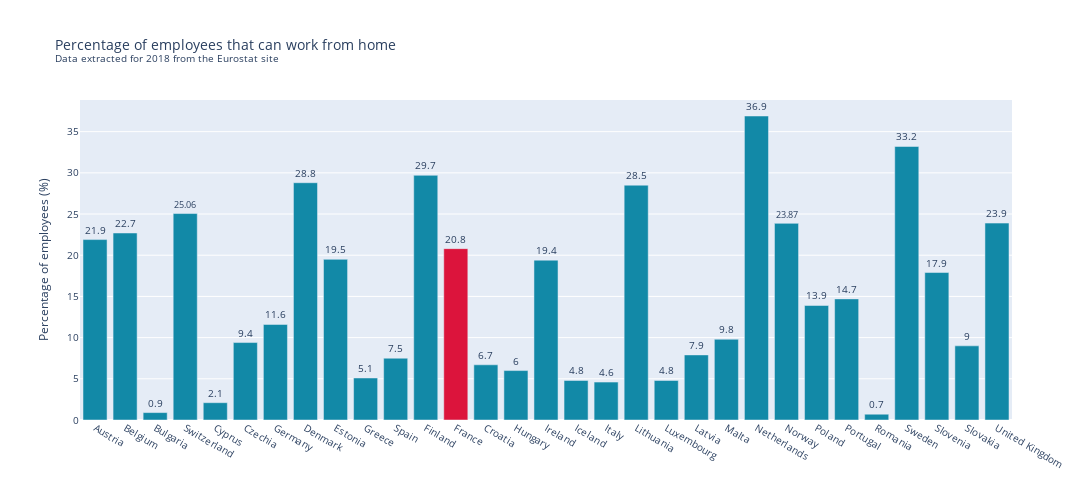

Notebook source saved alongside this figure:
### Code cell
plot_data_barplot(inputed_data, "WORKING_HOME", "Percentage of employees that can work from home<br><sup>Data extracted for 2018 from the Eurostat site</sup>", "France","Percentage of employees (%)", 'rgb(18, 137, 167)')

### Figure 1 — Plotly figure (JSON) as saved in the notebook; plotly's stock layout.template omitted (floating-point values rounded to 4 significant figures)
{"data": [{"marker": {"color": ["rgb(18, 137, 167)", "rgb(18, 137, 167)", "rgb(18, 137, 167)", "rgb(18, 137, 167)", "rgb(18, 137, 167)", "rgb(18, 137, 167)", "rgb(18, 137, 167)", "rgb(18, 137, 167)", "rgb(18, 137, 167)", "rgb(18, 137, 167)", "rgb(18, 137, 167)", "rgb(18, 137, 167)", "crimson", "rgb(18, 137, 167)", "rgb(18, 137, 167)", "rgb(18, 137, 167)", "rgb(18, 137, 167)", "rgb(18, 137, 167)", "rgb(18, 137, 167)", "rgb(18, 137, 167)", "rgb(18, 137, 167)", "rgb(18, 137, 167)", "rgb(18, 137, 167)", "rgb(18, 137, 167)", "rgb(18, 137, 167)", "rgb(18, 137, 167)", "rgb(18, 137, 167)", "rgb(18, 137, 167)", "rgb(18, 137, 167)", "rgb(18, 137, 167)", "rgb(18, 137, 167)"]}, "text": [21.9, 22.7, 0.9, 25.06, 2.1, 9.4, 11.6, 28.8, 19.5, 5.1, 7.5, 29.7, 20.8, 6.7, 6, 19.4, 4.8, 4.6, 28.5, 4.8, 7.9, 9.8, 36.9, 23.87, 13.9, 14.7, 0.7, 33.2, 17.9, 9, 23.9], "textposition": "outside", "type": "bar", "x": ["Austria", "Belgium", "Bulgaria", "Switzerland", "Cyprus", "Czechia", "Germany", "Denmark", "Estonia", "Greece", "Spain", "Finland", "France", "Croatia", "Hungary", "Ireland", "Iceland", "Italy", "Lithuania", "Luxembourg", "Latvia", "Malta", "Netherlands", "Norway", "Poland", "Portugal", "Romania", "Sweden", "Slovenia", "Slovakia", "United Kingdom"], "y": [21.9, 22.7, 0.9, 25.06, 2.1, 9.4, 11.6, 28.8, 19.5, 5.1, 7.5, 29.7, 20.8, 6.7, 6, 19.4, 4.8, 4.6, 28.5, 4.8, 7.9, 9.8, 36.9, 23.87, 13.9, 14.7, 0.7, 33.2, 17.9, 9, 23.9]}], "layout": {"autosize": false, "font": {"size": 10}, "height": 500, "title": {"text": "Percentage of employees that can work from home<br><sup>Data extracted for 2018 from the Eurostat site</sup>"}, "width": 1100, "yaxis": {"title": {"text": "Percentage of employees (%)"}}}}
